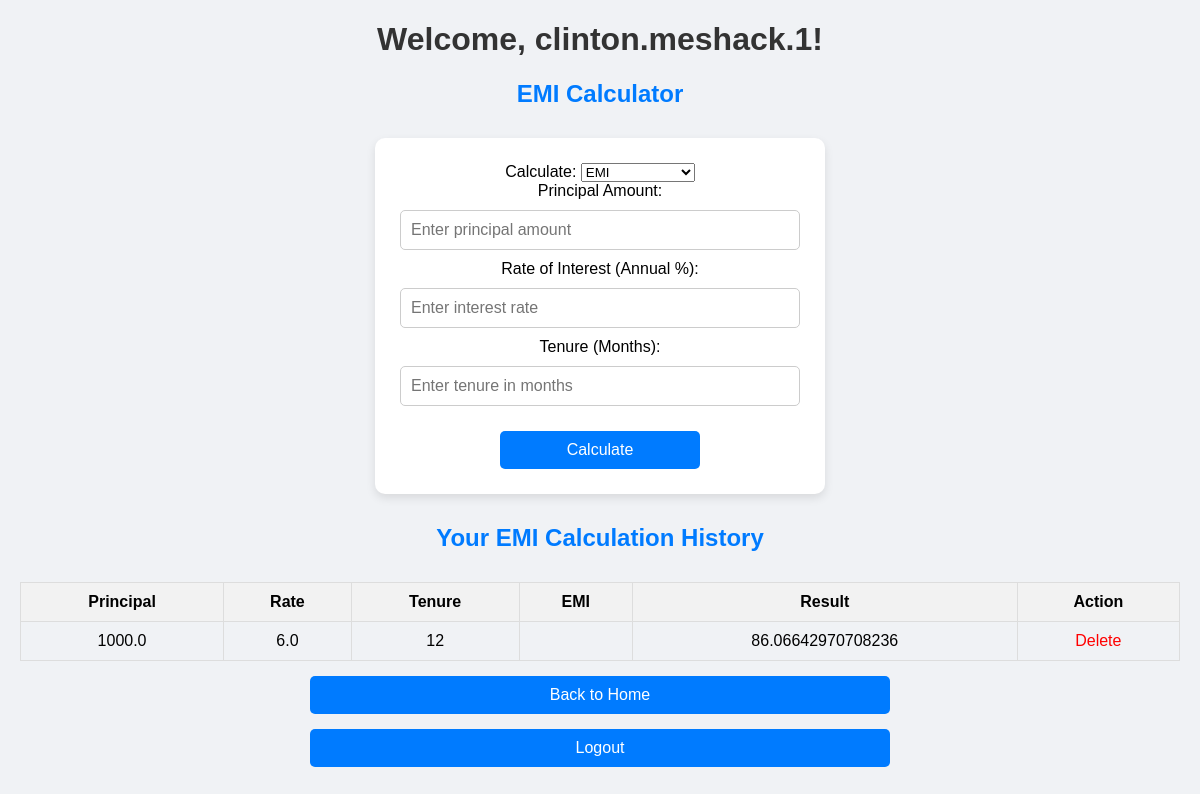
/emi_calculator (signed in), run on the app's committed database.
### tables this page shows
CREATE TABLE emi_history (
                        id INTEGER PRIMARY KEY AUTOINCREMENT,
                        username TEXT NOT NULL,
                        principal REAL,
                        rate REAL,
                        tenure INTEGER,
                        emi REAL,
                        result REAL);

### app.py (the view, shortened to what this page needs)
@app.route('/emi_calculator', methods=['GET', 'POST'])
def emi_calculator():
    if 'username' not in session:
        return redirect(url_for('login'))
    result = None
    conn = sqlite3.connect('users.db')
    cursor = conn.cursor()
    cursor.execute('SELECT * FROM emi_history WHERE username = ?', (session['username'],))
    history = cursor.fetchall()
    conn.close()
    return render_template('emi_calculator.html', result=result, username=session['username'], history=history)

### templates/emi_calculator.html (shortened to what this page needs)
<!DOCTYPE html>
<html lang="en">
<head>
    <link rel="stylesheet" href="{{ url_for('static', filename='style.css') }}">
</head>
<body>
    <h1>Welcome, {{ username }}!</h1>
    <h2 class="calculator-title">EMI Calculator</h2>
    <form method="POST" id="emiForm">
        <label for="calculate">Calculate:</label>
        <select id="calculate" name="calculate" onchange="updateForm()">
            <option value="emi">EMI</option>
        </select>
        <div id="principalGroup">
            <label for="principal">Principal Amount:</label>
            <input type="text" id="principal" name="principal" placeholder="Enter principal amount">
        </div>
        <div id="rateGroup">
            <label for="rate">Rate of Interest (Annual %):</label>
            <input type="text" id="rate" name="rate" placeholder="Enter interest rate">
        </div>
        <div id="tenureGroup">
            <label for="tenure">Tenure (Months):</label>
            <input type="text" id="tenure" name="tenure" placeholder="Enter tenure in months">
        </div>
        <button type="submit">Calculate</button>
    </form>
    <h2>Your EMI Calculation History</h2>
    <table>
        <tr>
            <th>Principal</th>
            <th>Rate</th>
            <th>Tenure</th>
            <th>EMI</th>
            <th>Result</th>
            <th>Action</th>
        </tr>
        {% for row in history %}
            <tr>
                <td>{{ row[2] }}</td>
                <td>{{ row[3] }}</td>
                <td>{{ row[4] }}</td>
                <td>{{ row[5] }}</td>
                <td>{{ row[6] }}</td>
                <td>
                    <a href="{{ url_for('delete_history', id=row[0]) }}">Delete</a>
                </td>
            </tr>
        {% endfor %}
    </table>
    <button onclick="window.location.href='/'">Back to Home</button>
    <button onclick="window.location.href='/logout'">Logout</button>
</body>
</html>

### static/style.css (style rules this page uses)
body { font-family: Arial, sans-serif; text-align: center; margin: 20px; background: #f0f2f5; }
form { max-width: 400px; margin: 30px auto; padding: 25px; background: white; box-shadow: 0 4px 10px rgba(0, 0, 0, 0.1); border-radius: 10px; }
input { width: 100%; margin: 10px 0; padding: 10px; box-sizing: border-box; border: 1px solid #ccc; border-radius: 5px; font-size: 16px; transition: border-color 0.2s; }
button { width: 50%; padding: 10px; margin-top: 15px; background-color: #007bff; color: white; border: none; border-radius: 5px; font-size: 16px; cursor: pointer; }
h1 { color: #333; }
h2 { color: #007bff; }
table { width: 100%; margin-top: 30px; border-collapse: collapse; }
table, th, td { border: 1px solid #ddd; }
th, td { padding: 10px; text-align: center; }
th { background-color: #f2f2f2; }
a { color: red; text-decoration: none; }

### data on the page
emi_history: username "clinton.meshack.1", principal "1000.0", rate "6.0", tenure "12", result "86.06642970708236"
